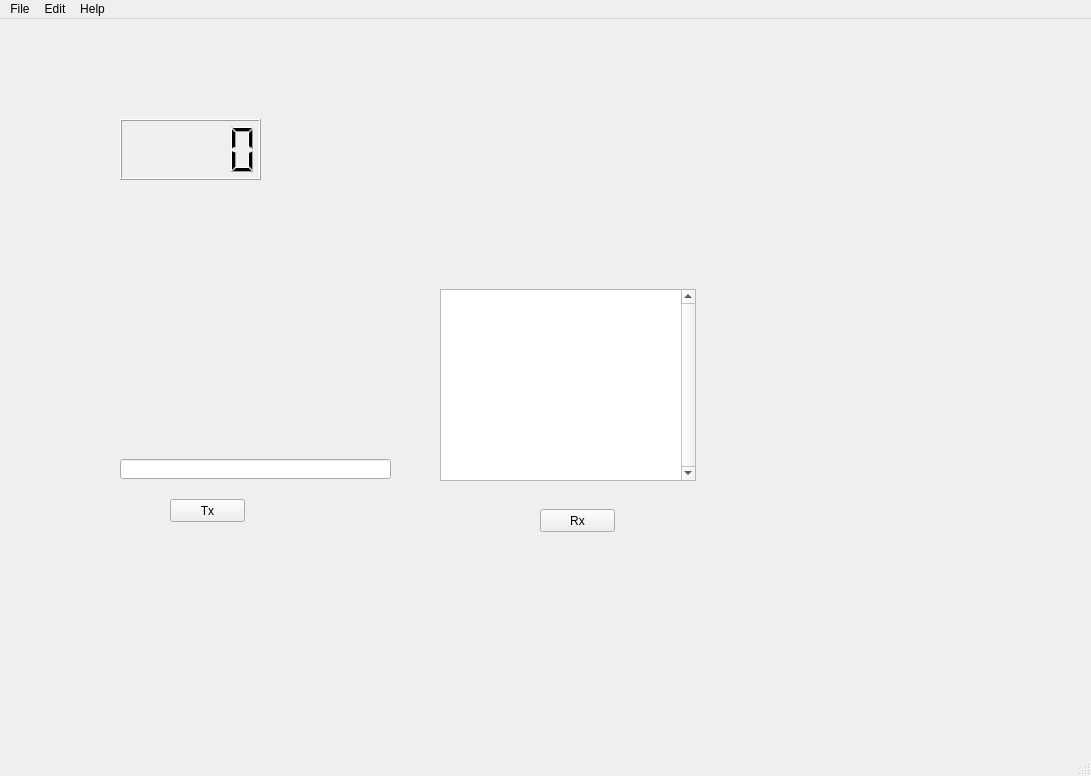
<?xml version="1.0" encoding="UTF-8"?>
<ui version="4.0">
 <class>MainWindow</class>
 <widget class="QMainWindow" name="MainWindow">
  <property name="geometry">
   <rect>
    <x>0</x>
    <y>0</y>
    <width>1091</width>
    <height>776</height>
   </rect>
  </property>
  <property name="windowTitle">
   <string>MainWindow</string>
  </property>
  <widget class="QWidget" name="centralwidget">
   <widget class="QPushButton" name="pushButton">
    <property name="geometry">
     <rect>
      <x>170</x>
      <y>480</y>
      <width>75</width>
      <height>23</height>
     </rect>
    </property>
    <property name="text">
     <string>Tx</string>
    </property>
   </widget>
   <widget class="QPushButton" name="pushButton_2">
    <property name="geometry">
     <rect>
      <x>540</x>
      <y>490</y>
      <width>75</width>
      <height>23</height>
     </rect>
    </property>
    <property name="text">
     <string>Rx</string>
    </property>
   </widget>
   <widget class="QTextBrowser" name="textBrowser_2">
    <property name="geometry">
     <rect>
      <x>440</x>
      <y>270</y>
      <width>256</width>
      <height>192</height>
     </rect>
    </property>
    <property name="verticalScrollBarPolicy">
     <enum>Qt::ScrollBarAlwaysOn</enum>
    </property>
   </widget>
   <widget class="QLineEdit" name="lineEdit">
    <property name="geometry">
     <rect>
      <x>120</x>
      <y>440</y>
      <width>271</width>
      <height>20</height>
     </rect>
    </property>
   </widget>
   <widget class="QLCDNumber" name="lcdNumber">
    <property name="geometry">
     <rect>
      <x>120</x>
      <y>100</y>
      <width>141</width>
      <height>61</height>
     </rect>
    </property>
   </widget>
  </widget>
  <widget class="QMenuBar" name="menubar">
   <property name="geometry">
    <rect>
     <x>0</x>
     <y>0</y>
     <width>1091</width>
     <height>21</height>
    </rect>
   </property>
   <widget class="QMenu" name="menuFile">
    <property name="title">
     <string>File</string>
    </property>
    <addaction name="actionOpen"/>
    <addaction name="actionExit"/>
   </widget>
   <widget class="QMenu" name="menuEdit">
    <property name="title">
     <string>Edit</string>
    </property>
    <widget class="QMenu" name="menuImport">
     <property name="title">
      <string>Import</string>
     </property>
     <addaction name="actionImport_from_file"/>
     <addaction name="actionFrom_Web"/>
    </widget>
    <addaction name="menuImport"/>
   </widget>
   <widget class="QMenu" name="menuHelp">
    <property name="title">
     <string>Help</string>
    </property>
   </widget>
   <addaction name="menuFile"/>
   <addaction name="menuEdit"/>
   <addaction name="menuHelp"/>
  </widget>
  <widget class="QStatusBar" name="statusbar"/>
  <action name="actionOpen">
   <property name="text">
    <string>Open</string>
   </property>
  </action>
  <action name="actionImport_from_file">
   <property name="icon">
    <iconset>
     <normaloff>../../../PycharmProjects/Python_goferbase/win98_icons/directory_open_file_mydocs_2k.ico</normaloff>../../../PycharmProjects/Python_goferbase/win98_icons/directory_open_file_mydocs_2k.ico</iconset>
   </property>
   <property name="text">
    <string>From File</string>
   </property>
  </action>
  <action name="actionFrom_Web">
   <property name="icon">
    <iconset>
     <normaloff>../../../PycharmProjects/Python_goferbase/win98_icons/directory_open_net_web_documents.ico</normaloff>../../../PycharmProjects/Python_goferbase/win98_icons/directory_open_net_web_documents.ico</iconset>
   </property>
   <property name="text">
    <string>From Web</string>
   </property>
  </action>
  <action name="actionExit">
   <property name="icon">
    <iconset>
     <normaloff>../../../PycharmProjects/Python_goferbase/Icons/Move To.ico</normaloff>../../../PycharmProjects/Python_goferbase/Icons/Move To.ico</iconset>
   </property>
   <property name="text">
    <string>Exit</string>
   </property>
  </action>
 </widget>
 <resources/>
 <connections/>
</ui>
